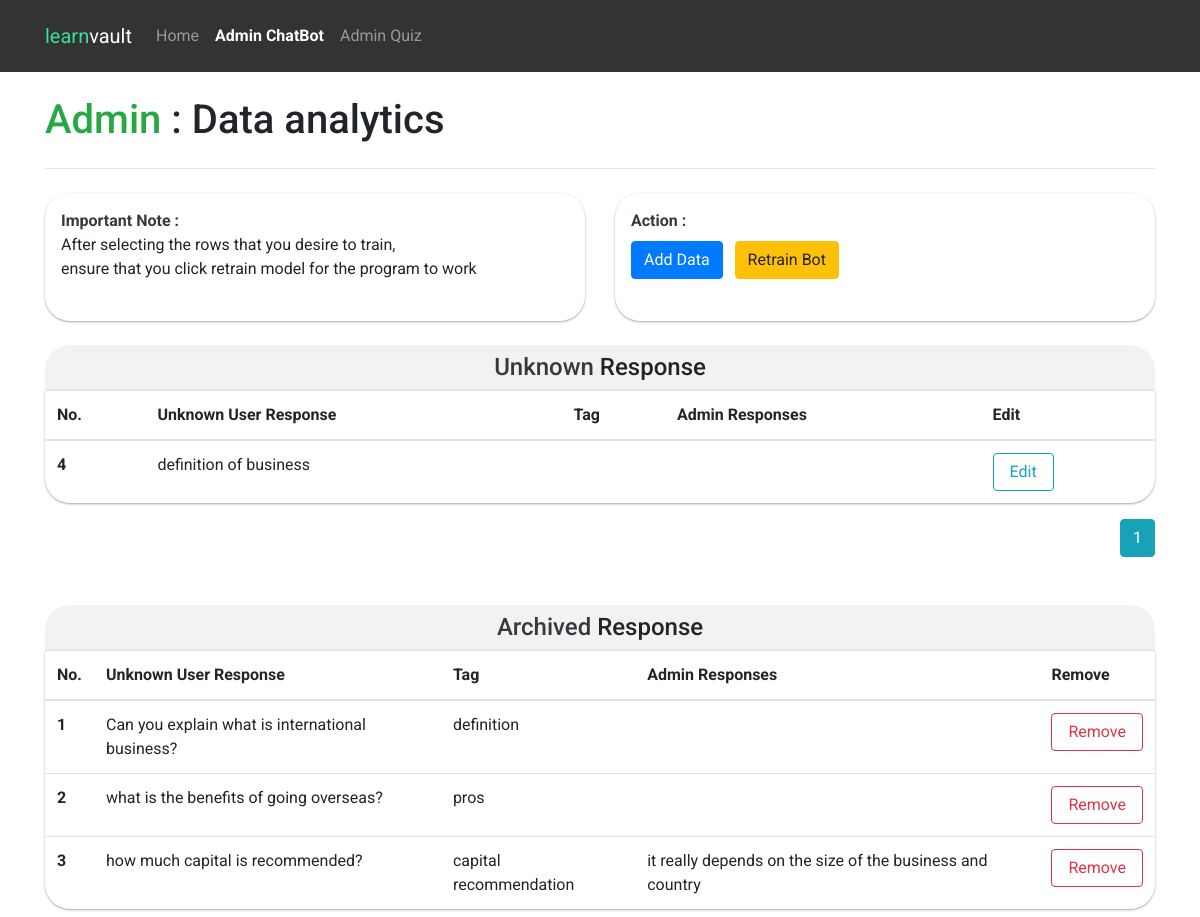
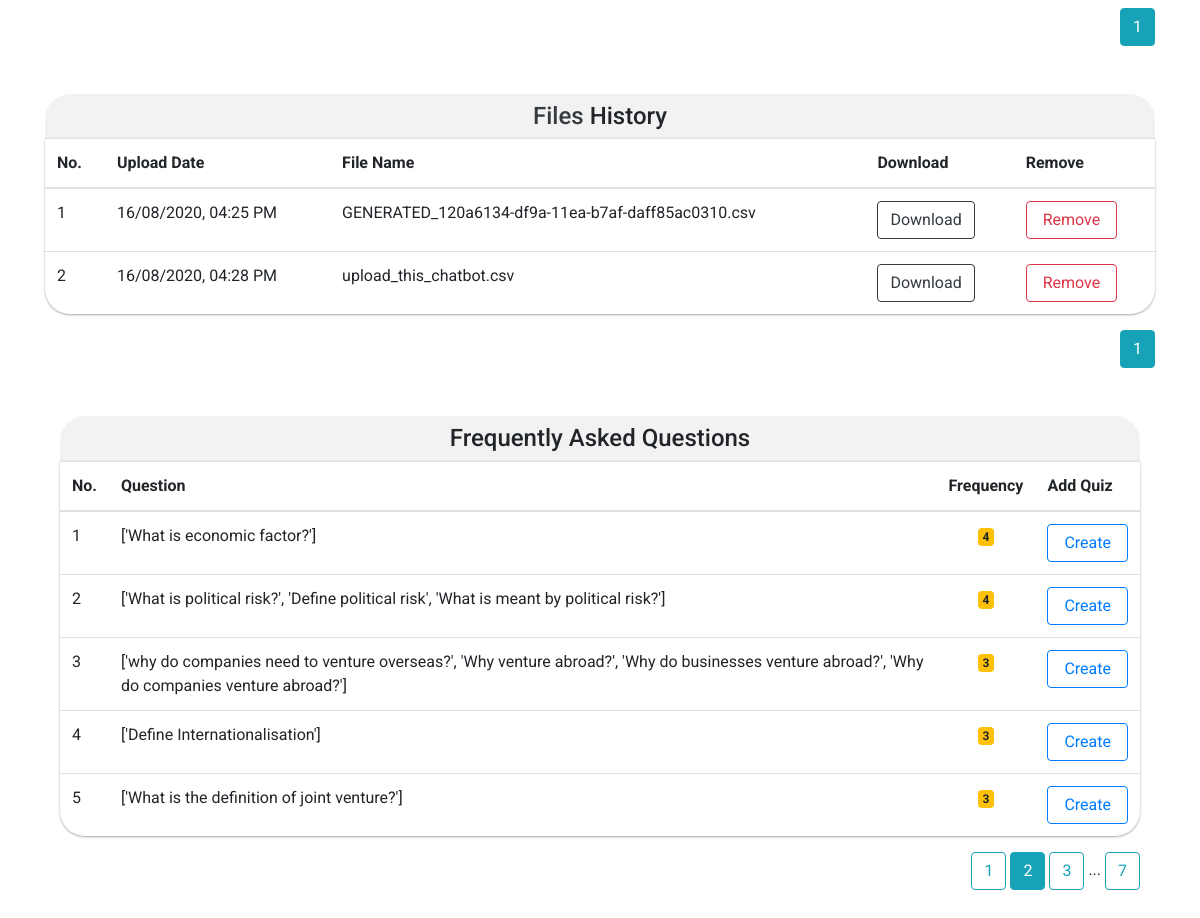
/table?page_training_data=2, run on the app's committed database (2 pictures, top to bottom).
### main.py (models this page shows)
class Messages(db.Model):
    id = db.Column(db.Integer, primary_key=True)
    message_unknown = db.Column(db.String(200))
    isArchived = db.Column(db.Integer, default=0)
    tag = db.Column(db.String(200), default="")
    admin_response = db.Column(db.String(200), default="")

class Files(db.Model):
    id = db.Column(db.Integer, primary_key=True)
    fileName = db.Column(db.String(100))
    date = db.Column(db.String(20))

class training_data(db.Model):
    id = db.Column(db.Integer, primary_key=True)
    tag = db.Column(db.String(200), default="")
    pattern = db.Column(db.String(200))
    response = db.Column(db.String(200), default="")
    frequency = db.Column(db.Integer, default=0) # To see how often users ask this question

### main.py (the view)
@app.route("/table", methods=['GET', 'POST'])
def table():
    page = request.args.get('page', 1, type=int)
    all_data = (Messages.query.filter_by(isArchived=0)).paginate(page=page, per_page=5)
    page = request.args.get('page_archived', 1, type=int)
    archived_data = (Messages.query.filter_by(isArchived=1)).paginate(page=page, per_page=5)
    page = request.args.get('page_file', 1, type=int)
    file_data = (Files.query.filter_by(id=Files.id)).paginate(page=page, per_page=5)
    page = request.args.get('page_training_data', 1, type=int)
    database_training_data = (training_data.query.order_by(desc(training_data.frequency))).paginate(page=page, per_page=5)
    with open("training_data.json") as f:
        data = json.load(f)
        tag_list = []
        for dictionary in data['intents']:
            tag = dictionary['tag']
            tag_list.append(tag)
    return render_template("admin_chatbot.html", all_data=all_data, archived_data=archived_data, tag_list=tag_list,
                           file_data=file_data, database_training_data=database_training_data)

### templates/admin_chatbot.html (shortened to what this page needs)
<!DOCTYPE html>
<html lang="en">
<head>
    <link rel="stylesheet" href="https://stackpath.bootstrapcdn.com/bootstrap/4.4.1/css/bootstrap.min.css"
>
    <link rel="stylesheet" href="https://use.fontawesome.com/releases/v5.7.2/css/all.css"
>
</head>
<body>
<nav class="navbar navbar-expand-lg navbar-dark  py-3" style="background-color: rgba(0,0,0,0.8) !important;">
    <div class="container">
        <a class="navbar-brand" href="#"><span style="color:rgb(57, 224, 155)">learn</span>vault</a>
        <div class="collapse navbar-collapse" id="navbarNavDropdown">
            <ul class="navbar-nav">
                <li class="nav-item">
                    <a class="nav-link" href="{{ url_for('home') }}">Home</a>
                </li>
                <li class="nav-item active font-weight-bold">
                    <a class="nav-link" href="{{ url_for('table') }}">Admin ChatBot</a>
                </li>
                <li class="nav-item">
                    <a class="nav-link" href="{{ url_for('admin_quiz') }}">Admin Quiz</a>
                </li>
            </ul>
        </div>
    </div>
</nav>
<div class="container">
    <div class="row" style="margin-top:1rem">
        <div class="col-md-10">
            <h1 class="my-2"><span class="text-success">Admin</span> : Data analytics</h1>
        </div>
        <div class="col-md-2">
        </div>
    </div>
    <hr>
</div>
<div class="container">
    <div class="row my-4">
        <div class="col-md-6">
            <div class="box shadow-sm p-3" style="border-radius: 25px;height:8rem;">
                <p><strong class="text-dark">Important Note : </strong><br>After selecting the rows that you desire to
                    train,
                    <br> ensure that you click retrain model for the program to work</p>
            </div>
        </div>
        <div class="col-md-6">
            <div class="box shadow-sm p-3" style="border-radius: 25px;height: 8rem;">
                <strong class="text-dark">
                    Action :
                </strong>
                <br>
                <button type="button" class="btn btn-primary d-inline mt-2" data-toggle="modal"
                        data-target="#exampleModalCenterzz">
                    Add Data
                </button>
                <button type="button" class="btn btn-warning d-inline mt-2 ml-2" data-toggle="modal"
                        data-target="#exampleModal4444">
                    Retrain Bot
                </button>
            </div>
        </div>
    </div>
</div>
<div class="container mb-5">
    <h4 class="text-center p-2 m-0 table-title" style="background-color:rgba(0,0,0,.05);"><span
            class="text-dark">Unknown</span>
        Response </h4>
    <table class="table table-hover shadow-sm table-curved">
        <thead>
        <tr>
            <th scope="col">No.</th>
            <th scope="col">Unknown User Response</th>
            <th scope="col">Tag</th>
            <th scope="col">Admin Responses</th>
            <th scope="col">Edit</th>
        </tr>
        </thead>
        <tbody>
        {% for row in all_data.items %}
        <tr>
            <th scope="row">{{ row.id }}</th>
            <td>{{ row.message_unknown }}</td>
            <td>{{ row.tag }}</td>
            <td>{{ row.admin_response }}</td>
            <td>
                <button type="button" href="/update/{{ row.id }}" class="btn btn-outline-info px-3"
                        data-toggle="modal"
                        data-target="#exampleModal{{ row.id }}">
                    Edit
                </button>
            </td>
        </tr>
        {% endfor %}
        </tbody>
    </table>
    <div class="box-paginate text-right">
        {% for page_num in all_data.iter_pages(left_edge=1, right_edge=1, left_current=1, right_current=2) %}
        {% if page_num %}
        {% if all_data.page == page_num %}
        <a class="btn btn-info" href="{{ url_for('table', page=page_num) }}">{{ page_num }}</a>
        {% else %}
        <a class="btn btn-outline-info" href="{{ url_for('table', page=page_num) }}">{{ page_num }}</a>
        {% endif %}
        {% else %}
        ...
        {% endif %}
        {% endfor %}
    </div>
</div>
<div class="container mb-5 mt-3">
    <h4 class="text-center p-2 m-0 table-title" style="background-color:rgba(0,0,0,.05);"><span
            class="text-dark">Archived</span>
        Response </h4>
    <table class="table table-hover shadow-sm">
        <thead>
        <tr>
            <th scope="col">No.</th>
            <th scope="col">Unknown User Response</th>
            <th scope="col">Tag</th>
            <th scope="col">Admin Responses</th>
            <th scope="col">Remove</th>
        </tr>
        </thead>
        <tbody>
        {% for row in archived_data.items %}
        <tr>
            <th scope="row">{{ row.id }}</th>
            <td>{{ row.message_unknown }}</td>
            <td>{{ row.tag }}</td>
            <td>{{ row.admin_response }}</td>
            <td>
                <a href="/delete_model_messages/{{ row.id }}" class="btn btn-outline-danger px-3"
                   onclick="return confirm('Are you sure to delete?')">Remove</a>
            </td>
        </tr>
        {% endfor %}
        </tbody>
    </table>
    <div class="box-paginate text-right">
        {% for page_num in archived_data.iter_pages(left_edge=1, right_edge=1, left_current=1, right_current=2) %}
        {% if page_num %}
        {% if archived_data.page == page_num %}
        <a class="btn btn-info" href="{{ url_for('table', page_archived=page_num) }}">{{ page_num }}</a>
        {% else %}
        <a class="btn btn-outline-info" href="{{ url_for('table', page_archived=page_num) }}">{{ page_num }}</a>
        {% endif %}
        {% else %}
        ...
        {% endif %}
        {% endfor %}
    </div>
</div>
<div class="container mb-5 mt-3">
    <h4 class="text-center p-2 m-0 table-title" style="background-color:rgba(0,0,0,.05);"><span
            class="text-dark">Files</span> History</h4>
    <table class="table table-hover shadow-sm">
        <thead>
        <tr>
            <th scope="col">No.</th>
            <th scope="col">Upload Date</th>
            <th scope="col">File Name</th>
            <th scope="col">Download</th>
            <th scope="col">Remove</th>
        </tr>
        </thead>
        <tbody>
        {% for row in file_data.items %}
        <tr>
            <td>{{ row.id }}</td>
            <td>{{ row.date }}</td>
            <td>{{ row.fileName }}</td>
            <td>
                <a href="/download/{{ row.id }}" class="btn btn-outline-dark">Download</a>
            </td>
            <td>
                <a href="/delete_model_files/{{ row.id }}" class="btn btn-outline-danger px-3"
                   onclick="return confirm('Are you sure to delete?')">Remove</a>
            </td>
        </tr>
        {% endfor %}
        </tbody>
    </table>
    <div class="box-paginate text-right">
        {% for page_num in file_data.iter_pages(left_edge=1, right_edge=1, left_current=1, right_current=2) %}
        {% if page_num %}
        {% if file_data.page == page_num %}
        <a class="btn btn-info" href="{{ url_for('table', page_file=page_num) }}">{{ page_num }}</a>
        {% else %}
        <a class="btn btn-outline-info" href="{{ url_for('table', page_file=page_num) }}">{{ page_num }}</a>
        {% endif %}
        {% else %}
        ...
        {% endif %}
        {% endfor %}
    </div>
    <div class="container mb-5 mt-3">
        <h4 class="text-center p-2 m-0 table-title mt-5" style="background-color:rgba(0,0,0,.05);">Frequently Asked
            Questions</h4>
        <table class="table table-hover shadow-sm">
            <thead>
            <tr>
                <th scope="col">No.</th>
                <th scope="col">Question</th>
                <th scope="col">Frequency</th>
                <th scope="col">Add Quiz</th>
            </tr>
            </thead>
            <tbody>
            {% for row in database_training_data.items %}
            <tr>
                <td>{{ loop.index }}</td>
                <td>{{ row.pattern }}</td>
                <td class="text-center"><span class="badge badge-warning font-weight-bold">{{ row.frequency }}</span>
                </td>
                <td>
                    <a href="/admin_chatbot/{{ row.id }}" class="btn btn-outline-primary px-3"
                       onclick="return confirm('Are you sure to create quiz?')">Create</a>
                </td>
            </tr>
            {% endfor %}
            </tbody>
        </table>
        <div class="box-paginate text-right">
            {% for page_num in database_training_data.iter_pages(left_edge=1, right_edge=1, left_current=1,
            right_current=2) %}
            {% if page_num %}
            {% if database_training_data.page == page_num %}
            <a class="btn btn-info" href="{{ url_for('table', page_training_data=page_num) }}">{{ page_num }}</a>
            {% else %}
            <a class="btn btn-outline-info" href="{{ url_for('table', page_training_data=page_num) }}">{{ page_num
                }}</a>
            {% endif %}
            {% else %}
            ...
            {% endif %}
            {% endfor %}
        </div>
    </div>
</body>
</html>

### templates/admin_chatbot.html (style rules this page uses)
* { font-family: 'Roboto', sans-serif; }
.table { border-radius: 0 0 25px 25px; }
.table-title { border-radius: 25px 25px 0 0 !important; }
.shadow-sm { box-shadow: 0 1px 3px rgba(0, 0, 0, 0.12), 0 1px 2px rgba(0, 0, 0, 0.24) !important; }

### data on the page
Messages: id "4", message_unknown "definition of business"
Messages: id "1", message_unknown "Can you explain what is international business?", tag "definition"
Messages: id "2", message_unknown "what is the benefits of going overseas?", tag "pros"
Messages: id "3", message_unknown "how much capital is recommended?", tag "capital recommendation", admin_response "it really depends on the size of the business and country"
Files: id "1", date "16/08/2020, 04:25 PM", fileName "GENERATED_120a6134-df9a-11ea-b7af-daff85ac0310.csv"
Files: id "2", date "16/08/2020, 04:28 PM", fileName "upload_this_chatbot.csv"
training_data: pattern "['What is economic factor?']", frequency "4"
training_data: pattern "['What is political risk?', 'Define political risk', 'What is meant by political risk?']", frequency "4"
training_data: pattern "['why do companies need to venture overseas?', 'Why venture abroad?', 'Why do businesses venture abroad?', 'Why do companies venture abroad?']", frequency "3"
training_data: pattern "['Define Internationalisation']", frequency "3"
training_data: pattern "['What is the definition of joint venture?']", frequency "3"

### other printed values
{{ page_num }} "1"
{{ page_num }} "1" "3" "7"
{{ page_num }} "2"
